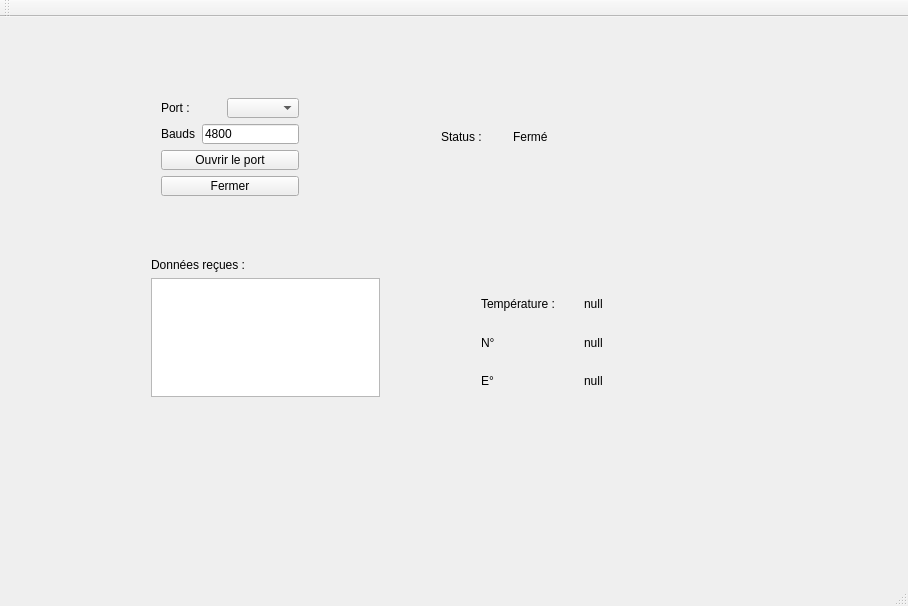
<?xml version="1.0" encoding="UTF-8"?>
<ui version="4.0">
 <class>sondeurMarinClass</class>
 <widget class="QMainWindow" name="sondeurMarinClass">
  <property name="geometry">
   <rect>
    <x>0</x>
    <y>0</y>
    <width>908</width>
    <height>606</height>
   </rect>
  </property>
  <property name="windowTitle">
   <string>sondeurMarin</string>
  </property>
  <widget class="QWidget" name="centralWidget">
   <widget class="QWidget" name="horizontalLayoutWidget_2">
    <property name="geometry">
     <rect>
      <x>430</x>
      <y>80</y>
      <width>160</width>
      <height>80</height>
     </rect>
    </property>
    <layout class="QHBoxLayout" name="horizontalLayout_2">
     <item>
      <widget class="QLabel" name="label_2">
       <property name="text">
        <string>Status : </string>
       </property>
      </widget>
     </item>
     <item>
      <widget class="QLabel" name="labelStatus">
       <property name="text">
        <string>Fermé</string>
       </property>
      </widget>
     </item>
    </layout>
   </widget>
   <widget class="QWidget" name="verticalLayoutWidget">
    <property name="geometry">
     <rect>
      <x>150</x>
      <y>70</y>
      <width>160</width>
      <height>120</height>
     </rect>
    </property>
    <layout class="QVBoxLayout" name="verticalLayout">
     <item>
      <layout class="QHBoxLayout" name="horizontalLayout">
       <item>
        <widget class="QLabel" name="labelPort">
         <property name="text">
          <string>Port : </string>
         </property>
        </widget>
       </item>
       <item>
        <widget class="QComboBox" name="comboBoxPort"/>
       </item>
      </layout>
     </item>
     <item>
      <layout class="QHBoxLayout" name="horizontalLayout_3">
       <item>
        <widget class="QLabel" name="label_4">
         <property name="text">
          <string>Bauds</string>
         </property>
        </widget>
       </item>
       <item>
        <widget class="QLineEdit" name="lineEditBauds">
         <property name="text">
          <string>4800</string>
         </property>
        </widget>
       </item>
      </layout>
     </item>
     <item>
      <widget class="QPushButton" name="pushButtonOpenPort">
       <property name="text">
        <string>Ouvrir le port</string>
       </property>
      </widget>
     </item>
     <item>
      <widget class="QPushButton" name="pushButtonClose">
       <property name="text">
        <string>Fermer</string>
       </property>
      </widget>
     </item>
    </layout>
   </widget>
   <widget class="QWidget" name="verticalLayoutWidget_2">
    <property name="geometry">
     <rect>
      <x>140</x>
      <y>230</y>
      <width>251</width>
      <height>161</height>
     </rect>
    </property>
    <layout class="QVBoxLayout" name="verticalLayout_2">
     <item>
      <widget class="QLabel" name="label_3">
       <property name="text">
        <string>Données reçues :</string>
       </property>
      </widget>
     </item>
     <item>
      <widget class="QListWidget" name="listWidget"/>
     </item>
    </layout>
   </widget>
   <widget class="QWidget" name="verticalLayoutWidget_3">
    <property name="geometry">
     <rect>
      <x>470</x>
      <y>260</y>
      <width>221</width>
      <height>131</height>
     </rect>
    </property>
    <layout class="QVBoxLayout" name="verticalLayout_3">
     <item>
      <layout class="QHBoxLayout" name="horizontalLayout_4">
       <item>
        <widget class="QLabel" name="label_5">
         <property name="text">
          <string>Température :</string>
         </property>
        </widget>
       </item>
       <item>
        <widget class="QLabel" name="labelTemp">
         <property name="text">
          <string>null</string>
         </property>
        </widget>
       </item>
      </layout>
     </item>
     <item>
      <layout class="QHBoxLayout" name="horizontalLayout_5">
       <item>
        <widget class="QLabel" name="label_6">
         <property name="text">
          <string>N°</string>
         </property>
        </widget>
       </item>
       <item>
        <widget class="QLabel" name="labelNord">
         <property name="text">
          <string>null</string>
         </property>
        </widget>
       </item>
      </layout>
     </item>
     <item>
      <layout class="QHBoxLayout" name="horizontalLayout_6">
       <item>
        <widget class="QLabel" name="label_7">
         <property name="text">
          <string>E°</string>
         </property>
        </widget>
       </item>
       <item>
        <widget class="QLabel" name="labelEst">
         <property name="text">
          <string>null</string>
         </property>
        </widget>
       </item>
      </layout>
     </item>
    </layout>
   </widget>
  </widget>
  <widget class="QMenuBar" name="menuBar">
   <property name="geometry">
    <rect>
     <x>0</x>
     <y>0</y>
     <width>908</width>
     <height>21</height>
    </rect>
   </property>
  </widget>
  <widget class="QToolBar" name="mainToolBar">
   <attribute name="toolBarArea">
    <enum>TopToolBarArea</enum>
   </attribute>
   <attribute name="toolBarBreak">
    <bool>false</bool>
   </attribute>
  </widget>
  <widget class="QStatusBar" name="statusBar"/>
 </widget>
 <layoutdefault spacing="6" margin="11"/>
 <resources>
  <include location="sondeurMarin.qrc"/>
 </resources>
 <connections>
  <connection>
   <sender>pushButtonOpenPort</sender>
   <signal>clicked()</signal>
   <receiver>sondeurMarinClass</receiver>
   <slot>onSerialPortButtonClicked()</slot>
   <hints>
    <hint type="sourcelabel">
     <x>229</x>
     <y>212</y>
    </hint>
    <hint type="destinationlabel">
     <x>453</x>
     <y>302</y>
    </hint>
   </hints>
  </connection>
  <connection>
   <sender>pushButtonClose</sender>
   <signal>clicked()</signal>
   <receiver>sondeurMarinClass</receiver>
   <slot>onSerialPortButtonCloseClicked()</slot>
   <hints>
    <hint type="sourcelabel">
     <x>229</x>
     <y>214</y>
    </hint>
    <hint type="destinationlabel">
     <x>453</x>
     <y>302</y>
    </hint>
   </hints>
  </connection>
 </connections>
 <slots>
  <slot>onSerialPortButtonClicked()</slot>
  <slot>onSerialPortButtonCloseClicked()</slot>
 </slots>
</ui>
